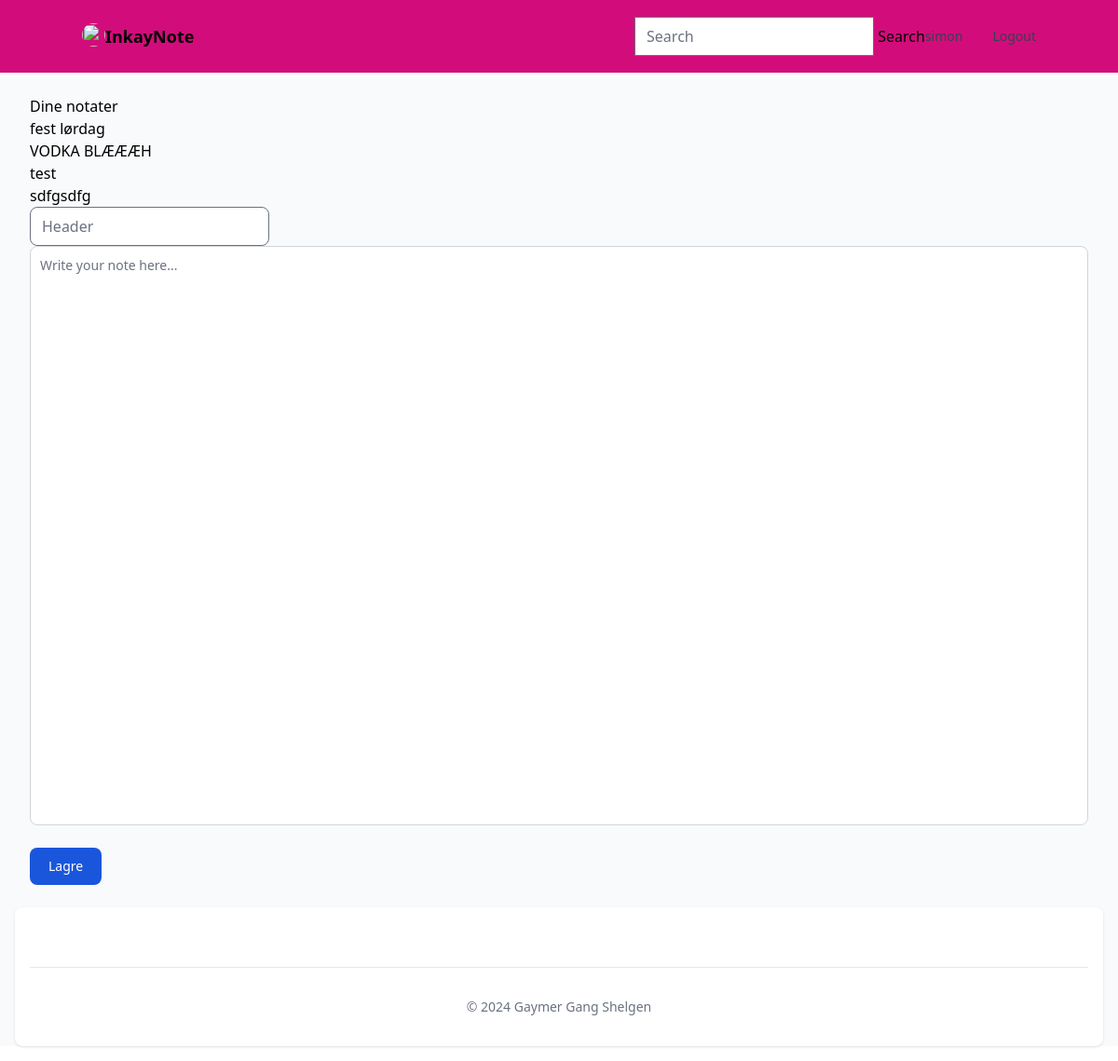
Before: / (signed in) with the older database file.
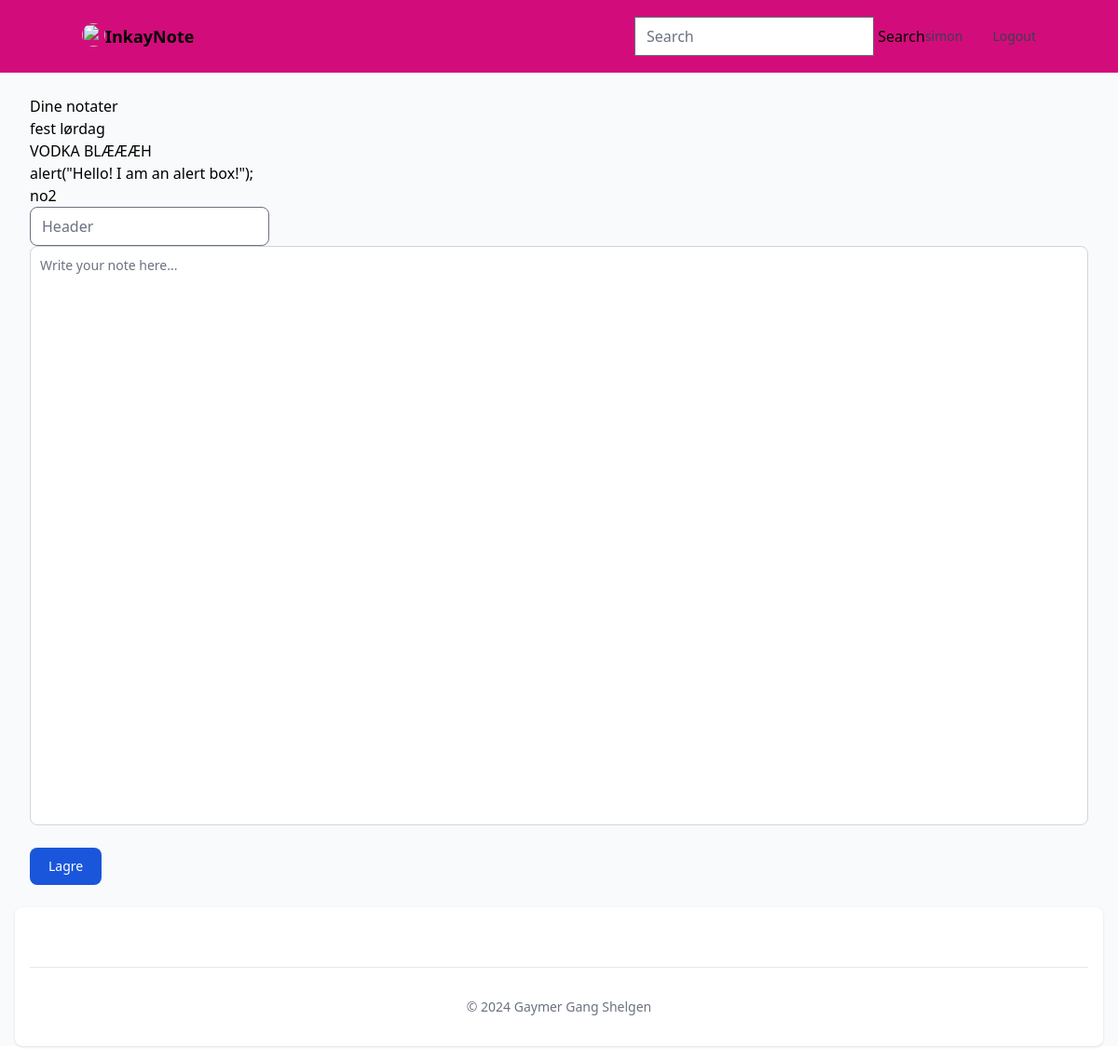
After: the same page with the newer database file.
### tables this page shows
CREATE TABLE notater (
                id INTEGER PRIMARY KEY AUTOINCREMENT,
                header TEXT,
                notat TEXT
        );

### app.py (the view, shortened to what this page needs)
@app.route("/", methods=["GET", "POST"])
@login_required
def index():
    print(f"Current user: {current_user}")
    query = request.args.get('query', '').strip()
    if query:
        conn = create_connection()
        c = conn.cursor()
        c.execute("SELECT * FROM notater WHERE header LIKE ?", ('%' + query + '%',))
        headers = c.fetchall()
        conn.close()
    else:
        headers = get_all_headers()
    headers = get_all_headers()
    return render_template("index.html", headers=headers)

### app.py (called while the page is built)
@login_manager.user_loader
def load_user(user_id):
    print(f"Loading user with ID: {user_id}")
    conn = create_connection()
    c = conn.cursor()
    c.execute("SELECT * FROM users WHERE id = ?", (user_id,))
    user = c.fetchone()
    conn.close()
    if user:
        print(f"User found: {user}")
        return User(user[0], user[1])
    print("No user found")
    return None

### db/my_db.py (called while the page is built)
def create_connection():
    db_path = os.path.abspath(os.path.join(os.path.dirname(__file__), '../instance/notater.db'))
    if not os.path.exists(os.path.dirname(db_path)):
        os.makedirs(os.path.dirname(db_path))
    conn = sqlite3.connect(db_path)
    return conn

def get_all_headers():
    conn = create_connection()
    c = conn.cursor()
    c.execute("SELECT id, header FROM notater")
    headers = c.fetchall()
    conn.close()
    return headers

### templates/index.html (shortened to what this page needs)
{% extends "layout.html" %}
{% block body %}
        <h2>Dine notater</h2>
        {% if headers %}
        <ul>
        {% for item in headers %}
            <li>
            <a href="{{ url_for('edit', id=item[0]) }}" class="hover:bg-blue-700">{{ item[1] }}</a>
            </li>
        {% endfor %}
        </ul>
        {% else %}
            <p>No headers available.</p>
        {% endif %}
        <div class="h-full">
            <form action="/" method="post">
                <input class="rounded-lg border" autocomplete="off" autofocus name="header" placeholder="Header" type="text">
                <textarea rows="30" class="block p-2.5 w-full text-sm text-gray-900  rounded-lg border border-gray-300 focus:ring-blue-500 focus:border-blue-500 dark:border-gray-600 dark:placeholder-gray-400 dark:text-white dark:focus:ring-blue-500 dark:focus:border-blue-500 resize-none" name="notat" placeholder="Write your note here..." ></textarea>
                <button type="submit" class="text-white bg-blue-700 hover:bg-blue-800 focus:ring-4 focus:ring-blue-300 font-medium rounded-lg text-sm px-5 py-2.5 me-2 mb-2 dark:bg-blue-600 dark:hover:bg-blue-700 focus:outline-none dark:focus:ring-blue-800">Lagre</button>
            </form>
        </div>
{% endblock %}

Changed rows visible on the page:
removed notater: header "test"
removed notater: header "sdfgsdfg"
added notater: header "alert(\"Hello! I am an alert box!\");"
added notater: header "no2"
